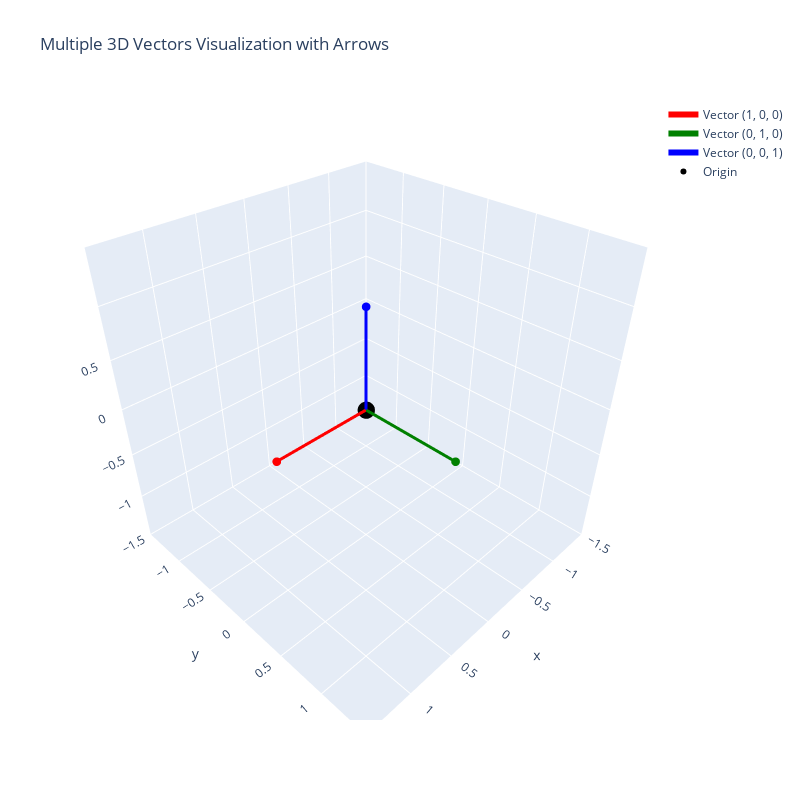

The notebook cell saved with this chart:
### Code cell
import plotly.graph_objects as go
import numpy as np

def plot_3d_vector(vector, color='red'):
    # 벡터 데이터 생성
    x = [0, vector[0]]
    y = [0, vector[1]]
    z = [0, vector[2]]
    
    # 벡터의 길이 계산
    vector_length = np.sqrt(vector[0]**2 + vector[1]**2 + vector[2]**2)
    
    # 벡터의 방향 (정규화된 벡터)
    direction = vector / vector_length
    
    # 화살표 크기 설정 (벡터 길이에 비례)
    arrow_length = vector_length * 0.2
    arrow_radius = vector_length * 0.08
    
    # 축 범위 설정
    max_range = max(abs(np.array(vector))) * 1.5
    
    # 그래프 생성
    fig = go.Figure()
    
    # 벡터 선 추가
    fig.add_trace(go.Scatter3d(
        x=x, y=y, z=z,
        line=dict(color=color, width=6),
        marker=dict(size=0),
        name=f'Vector ({vector[0]}, {vector[1]}, {vector[2]})'
    ))
    
    # 화살표 끝 (원뿔) 추가
    fig.add_trace(go.Cone(
        x=[vector[0] - direction[0]*arrow_length/2],
        y=[vector[1] - direction[1]*arrow_length/2],
        z=[vector[2] - direction[2]*arrow_length/2],
        u=[direction[0]*arrow_length],
        v=[direction[1]*arrow_length],
        w=[direction[2]*arrow_length],
        sizeref=arrow_radius,
        colorscale=[[0, color], [1, color]],
        showscale=False
    ))
    
    # 레이아웃 설정
    fig.update_layout(
        scene = dict(
            xaxis = dict(range=[-max_range, max_range]),
            yaxis = dict(range=[-max_range, max_range]),
            zaxis = dict(range=[-max_range, max_range]),
            aspectmode='cube',
            camera=dict(
                up=dict(x=0, y=0, z=1),
                center=dict(x=0, y=0, z=0),
                eye=dict(x=1.5, y=1.5, z=1.5)
            )
        ),
        title='3D Vector Visualization with Arrows',
        showlegend=True,
        width=800,
        height=800
    )
    
    # 원점 추가
    fig.add_trace(go.Scatter3d(
        x=[0], y=[0], z=[0],
        mode='markers',
        marker=dict(size=6, color='black'),
        name='Origin'
    ))
    
    return fig

# 여러 벡터를 동시에 표시하는 함수
def plot_multiple_vectors(vectors):
    fig = go.Figure()
    max_range = max(abs(np.array([v[0] for v in vectors]).flatten())) * 1.5
    
    for vector, color in vectors:
        # 벡터 데이터
        x = [0, vector[0]]
        y = [0, vector[1]]
        z = [0, vector[2]]
        
        # 벡터의 길이와 방향 계산
        vector_length = np.sqrt(vector[0]**2 + vector[1]**2 + vector[2]**2)
        direction = vector / vector_length
        
        # 화살표 크기 설정
        arrow_length = vector_length * 0.2
        arrow_radius = vector_length * 0.08
        
        # 벡터 선 추가
        fig.add_trace(go.Scatter3d(
            x=x, y=y, z=z,
            line=dict(color=color, width=6),
            marker=dict(size=0),
            name=f'Vector ({vector[0]}, {vector[1]}, {vector[2]})'
        ))
        
        # 화살표 끝 추가
        fig.add_trace(go.Cone(
            x=[vector[0] - direction[0]*arrow_length/2],
            y=[vector[1] - direction[1]*arrow_length/2],
            z=[vector[2] - direction[2]*arrow_length/2],
            u=[direction[0]*arrow_length],
            v=[direction[1]*arrow_length],
            w=[direction[2]*arrow_length],
            sizeref=arrow_radius,
            colorscale=[[0, color], [1, color]],
            showscale=False
        ))
    
    # 레이아웃 설정
    fig.update_layout(
        scene = dict(
            xaxis = dict(range=[-max_range, max_range]),
            yaxis = dict(range=[-max_range, max_range]),
            zaxis = dict(range=[-max_range, max_range]),
            aspectmode='cube'
        ),
        title='Multiple 3D Vectors Visualization with Arrows',
        width=800,
        height=800
    )
    
    # 원점 추가
    fig.add_trace(go.Scatter3d(
        x=[0], y=[0], z=[0],
        mode='markers',
        marker=dict(size=6, color='black'),
        name='Origin'
    ))
    
    return fig

# # 예시 실행
# # 단일 벡터
# vector = np.array([2, 3, 4])
# fig = plot_3d_vector(vector)
# fig.show()

# 여러 벡터
vectors = [
    (np.array([1, 0, 0]), 'red'),
    (np.array([0, 1, 0]), 'green'),
    (np.array([0, 0, 1]), 'blue'),
]
fig = plot_multiple_vectors(vectors)
fig.show()

### Figure 1 — Plotly figure (JSON) as saved in the notebook; plotly's stock layout.template omitted (floating-point values rounded to 4 significant figures)
{"data": [{"line": {"color": "red", "width": 6}, "marker": {"size": 0}, "name": "Vector (1, 0, 0)", "type": "scatter3d", "x": [0, 1], "y": [0, 0], "z": [0, 0]}, {"colorscale": [[0, "red"], [1, "red"]], "showscale": false, "sizeref": 0.08, "type": "cone", "u": [0.2], "v": [0], "w": [0], "x": [0.9], "y": [0], "z": [0]}, {"line": {"color": "green", "width": 6}, "marker": {"size": 0}, "name": "Vector (0, 1, 0)", "type": "scatter3d", "x": [0, 0], "y": [0, 1], "z": [0, 0]}, {"colorscale": [[0, "green"], [1, "green"]], "showscale": false, "sizeref": 0.08, "type": "cone", "u": [0], "v": [0.2], "w": [0], "x": [0], "y": [0.9], "z": [0]}, {"line": {"color": "blue", "width": 6}, "marker": {"size": 0}, "name": "Vector (0, 0, 1)", "type": "scatter3d", "x": [0, 0], "y": [0, 0], "z": [0, 1]}, {"colorscale": [[0, "blue"], [1, "blue"]], "showscale": false, "sizeref": 0.08, "type": "cone", "u": [0], "v": [0], "w": [0.2], "x": [0], "y": [0], "z": [0.9]}, {"marker": {"color": "black", "size": 6}, "mode": "markers", "name": "Origin", "type": "scatter3d", "x": [0], "y": [0], "z": [0]}], "layout": {"height": 800, "scene": {"aspectmode": "cube", "xaxis": {"range": [-1.5, 1.5]}, "yaxis": {"range": [-1.5, 1.5]}, "zaxis": {"range": [-1.5, 1.5]}}, "title": {"text": "Multiple 3D Vectors Visualization with Arrows"}, "width": 800}}
